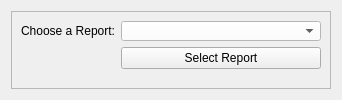
            <widget class="QWidget" name="Reports">
             <attribute name="title">
              <string>Reports</string>
             </attribute>
             <layout class="QVBoxLayout" name="verticalLayout_3">
              <item>
               <widget class="QFrame" name="frame_14">
                <property name="frameShape">
                 <enum>QFrame::StyledPanel</enum>
                </property>
                <property name="frameShadow">
                 <enum>QFrame::Raised</enum>
                </property>
                <layout class="QFormLayout" name="formLayout">
                 <item row="0" column="0">
                  <widget class="QLabel" name="label_25">
                   <property name="styleSheet">
                    <string notr="true">QLabel{color:black}</string>
                   </property>
                   <property name="text">
                    <string>Choose a Report:</string>
                   </property>
                  </widget>
                 </item>
                 <item row="0" column="1">
                  <widget class="QComboBox" name="comboBox_Report">
                   <property name="minimumSize">
                    <size>
                     <width>0</width>
                     <height>20</height>
                    </size>
                   </property>
                   <property name="maximumSize">
                    <size>
                     <width>500</width>
                     <height>20</height>
                    </size>
                   </property>
                   <property name="styleSheet">
                    <string notr="true">background:white;</string>
                   </property>
                  </widget>
                 </item>
                 <item row="1" column="1">
                  <widget class="QPushButton" name="pushButton_SelectReport">
                   <property name="minimumSize">
                    <size>
                     <width>200</width>
                     <height>0</height>
                    </size>
                   </property>
                   <property name="maximumSize">
                    <size>
                     <width>200</width>
                     <height>16777215</height>
                    </size>
                   </property>
                   <property name="text">
                    <string>Select Report</string>
                   </property>
                  </widget>
                 </item>
                </layout>
               </widget>
              </item>
             </layout>
            </widget>
